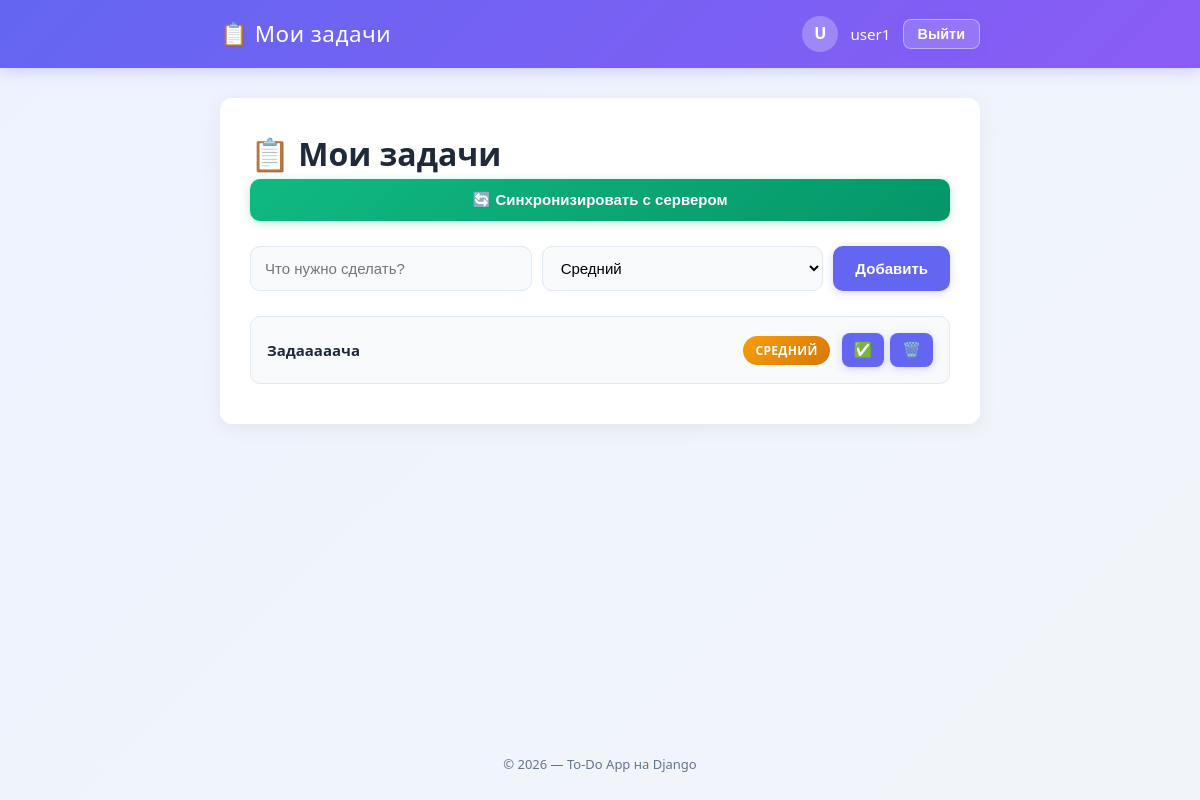
The page / (signed in) on the database as committed earlier.
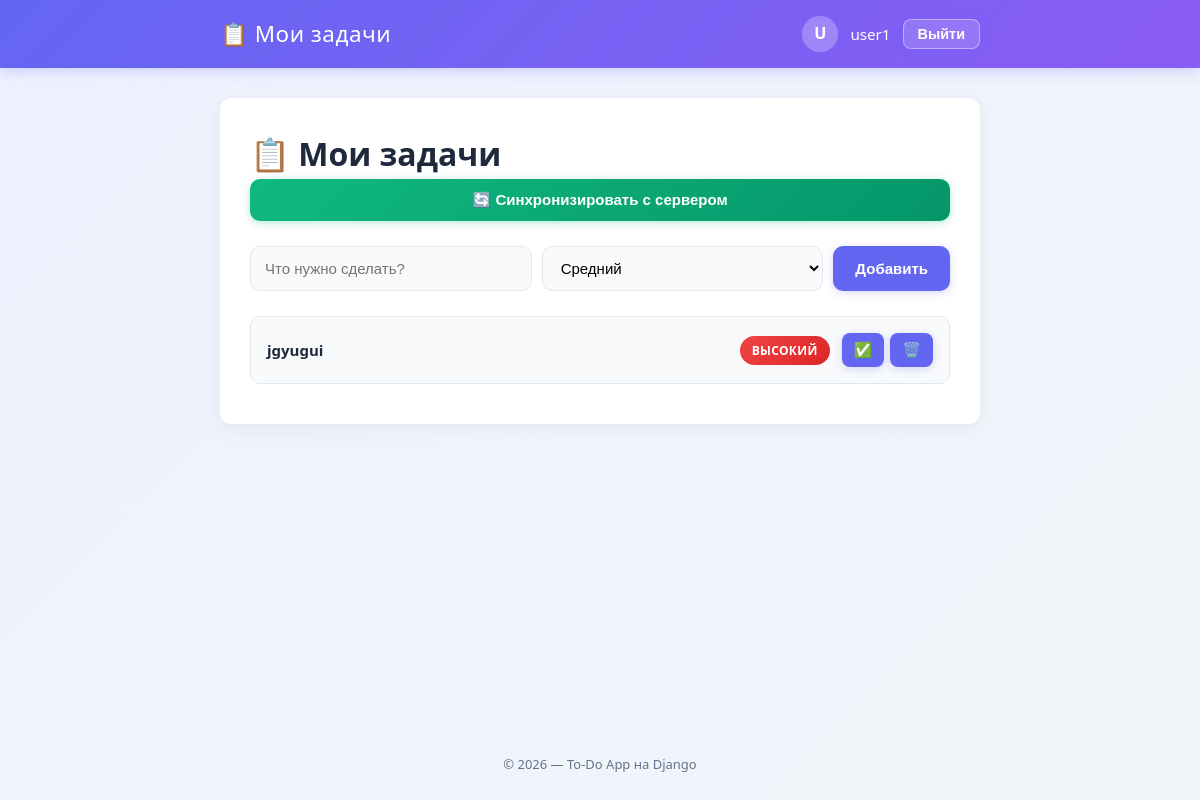
The same page on the database as committed later.
### tasks/models.py (models this page shows, shortened)
class Task(models.Model):
    PRIORITY_CHOICES = [
        ("Высокий", "Высокий"),
        ("Средний", "Средний"),
        ("Низкий", "Низкий"),
    ]
    user = models.ForeignKey(User,
                             on_delete=models.CASCADE,
                             null=True,
                             blank=True,
                             verbose_name="Пользователь")
    title = models.CharField(max_length=200, verbose_name="Название")
    priority = models.CharField(max_length=20,
                                choices=PRIORITY_CHOICES,
                                default="Средний",
                                verbose_name="Приоритет")
    done = models.BooleanField(default=False, verbose_name="Выполнено")
    synced = models.BooleanField(default=False, verbose_name="Синхронизированно")
    created_at = models.DateTimeField(auto_now_add=True, verbose_name="Создано")
    class Meta:
        verbose_name="Задача"
        verbose_name_plural = "Задачи"
        ordering = ["-created_at"]

### tasks/views.py (the view)
# urls.py: path("", views.task_list, name="task_list"),
@login_required
def task_list(request):
    tasks = Task.objects.filter(user=request.user)
    return render(request, "tasks/index.html", {"tasks": tasks})

### tasks/templates/tasks/index.html (shortened to what this page needs)
{% extends "tasks/base.html" %}
{% block header_title %}📋 Мои задачи{% endblock %}
{% block content %}
    <h1>📋 Мои задачи</h1>
    <form action="{% url 'sync_tasks' %}" method="POST">
        <button type="submit" class="btn-sync">🔄 Синхронизировать с сервером</button>
    </form>
    <form class="add-form" action="{% url 'add_task' %}" method="POST">
        <input type="text" name="title" placeholder="Что нужно сделать?" required>
        <select name="priority">
            <option value="Средний" selected>Средний</option>
        </select>
        <button type="submit">Добавить</button>
    </form>
    {% if tasks %}
        <ul class="task-list">
            {% for task in tasks %}
                <li class="task-item {% if task.done %}done{% endif %}">
                    <span class="task-title">{{ task.title }}</span>
                    {% if task.priority == "Высокий" %}
                        <span class = "badge high">Высокий</span>
                    {% elif task.priority == "Средний" %}
                        <span class = "badge medium">Средний</span>
                    {% else %}
                        <span class = "badge low">Низкий</span>
                    {% endif %}
                    <div class = "task-actions">
                    {% if not task.done %}
                        <form action="{% url 'complete_task' task.id %}" method="POST" style="display:inline;">
                            <button type="submit">✅</button>
                        </form>
                    {% endif %}
                    <form action="{% url 'delete_task' task.id %}" method="POST" style="display:inline;">
                        <button type="submit">🗑️</button>
                    </form>
                </div>
            </li>
        {% endfor %}
    </ul>
{% else %}
    <p>Список задач пуст.</p>
{% endif %}
{% endblock%}

### tasks/templates/tasks/base.html (shortened to what this page needs)
{% load static %}
<!DOCTYPE html>
<html lang="ru">
<head>
    <link rel="stylesheet" href="{% static 'tasks/style.css' %}">
</head>
<body>
    <header>
        <div class="header-inner">
            <h1>
                <a href="{% url 'task_list' %}" style="color: white; text-decoration: none;">
                    {% block header_title %}📋 To-Do App{% endblock %}
                </a>
            </h1>
            {% if user.is_authenticated %}
                <div class="user-info">
                    <div class="avatar">{{ user.username|first|upper }}</div>
                    <span>{{ user.username }}</span>
                    <form action="{% url 'logout' %}" method="POST" style="display:inline;">
                        <button type="submit" class="btn-logout">Выйти</button>
                    </form>
                </div>
            {% endif %}
        </div>
    </header>
    <main>
        <div class="card">
            {% block content %}{% endblock %}
        </div>
    </main>
    <footer>
        <p>© 2026 — To-Do App на Django</p>
    </footer>
</body>
</html>

### tasks/static/tasks/style.css (style rules this page uses)
* { box-sizing: border-box; margin: 0; padding: 0; }
:root { --primary: #6366f1; --primary-hover: #4f46e5; --danger: #ef4444; --danger-hover: #dc2626; --success: #10b981; --warning: #f59e0b; --bg: #f1f5f9; --card-bg: #ffffff; --text: #1e293b; --text-muted: #64748b; --border: #e2e8f0; --radius: 12px; --shadow: 0 4px 20px rgba(0, 0, 0, 0.06); --shadow-hover: 0 8px 25px rgba(0, 0, 0, 0.1); }
body { font-family: 'Segoe UI', Roboto, 'Helvetica Neue', Arial, sans-serif; background: linear-gradient(135deg, #eef2ff 0%, #f1f5f9 100%); color: var(--text); line-height: 1.6; min-height: 100vh; display: flex; flex-direction: column; }
header { background: linear-gradient(135deg, #6366f1 0%, #8b5cf6 100%); color: white; padding: 16px 0; box-shadow: 0 2px 15px rgba(99, 102, 241, 0.3); }
.header-inner { max-width: 800px; margin: 0 auto; padding: 0 20px; display: flex; justify-content: space-between; align-items: center; flex-wrap: wrap; gap: 12px; }
header h1 { font-size: 1.4rem; font-weight: 700; letter-spacing: 0.5px; }
.user-info { display: flex; align-items: center; gap: 12px; font-size: 0.95rem; }
.avatar { width: 36px; height: 36px; border-radius: 50%; background: rgba(255, 255, 255, 0.25); display: flex; align-items: center; justify-content: center; font-weight: 700; font-size: 1rem; text-transform: uppercase; }
.btn-logout { background: rgba(255, 255, 255, 0.15); border: 1px solid rgba(255, 255, 255, 0.4); color: white; padding: 6px 14px; border-radius: 8px; cursor: pointer; font-size: 0.9rem; transition: all 0.2s; }
main { flex: 1; max-width: 800px; width: 100%; margin: 30px auto; padding: 0 20px; }
.card { background: var(--card-bg); border-radius: var(--radius); box-shadow: var(--shadow); padding: 30px; transition: box-shadow 0.3s; }
form.add-form { display: flex; gap: 10px; margin-bottom: 25px; flex-wrap: wrap; }
form.add-form input[type="text"], form.add-form input[type="password"], form.add-form select { flex: 1; min-width: 180px; padding: 12px 14px; border: 1px solid var(--border); border-radius: 10px; font-size: 15px; background: #f8fafc; transition: border-color 0.2s, box-shadow 0.2s; }
button { background: var(--primary); color: white; border: none; padding: 12px 22px; border-radius: 10px; cursor: pointer; font-size: 15px; font-weight: 600; transition: all 0.2s; box-shadow: 0 2px 8px rgba(99, 102, 241, 0.25); }
button.btn-sync { width: 100%; background: linear-gradient(135deg, #10b981 0%, #059669 100%); box-shadow: 0 2px 8px rgba(16, 185, 129, 0.3); margin-bottom: 25px; }
ul.task-list { list-style: none; }
li.task-item { display: flex; align-items: center; gap: 12px; padding: 16px; border: 1px solid var(--border); border-radius: 10px; margin-bottom: 10px; background: #f8fafc; transition: all 0.2s; flex-wrap: wrap; }
.task-title { font-weight: 600; flex: 1; min-width: 150px; font-size: 15px; }
.badge { padding: 5px 12px; border-radius: 20px; font-size: 12px; font-weight: 700; color: white; text-transform: uppercase; letter-spacing: 0.3px; }
.badge.high { background: linear-gradient(135deg, #ef4444, #dc2626); }
.task-actions { display: flex; gap: 6px; }
.task-actions form { display: inline; }
.task-actions button { padding: 8px 12px; font-size: 15px; border-radius: 8px; min-width: 40px; }
a { color: var(--primary); text-decoration: none; font-weight: 500; transition: color 0.2s; }
footer { text-align: center; padding: 25px; color: var(--text-muted); font-size: 13px; }

Rows that differ between the two databases and show on the page:
removed Task: title "Задааааача", priority "СРЕДНИЙ"
added Task: title "jgyugui", priority "ВЫСОКИЙ"
